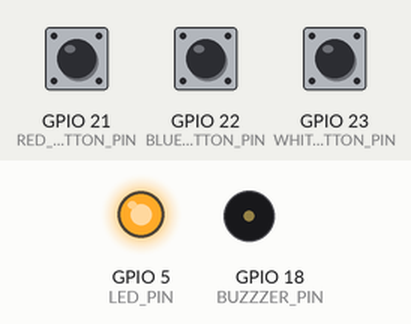
Bench run of a sketch on a simulated ESP32. Shown: output pins drawn as LEDs (lit = HIGH), buzzer (waves = sounding). Dashed ring = blinking. The inputs (shaded band) are chosen by the test bench; at power-on: GPIO 22 (BLUE_BUTTON_PIN) LOW, GPIO 21 (RED_BUTTON_PIN) LOW, GPIO 23 (WHITE_BUTTON_PIN) LOW. WiFi joins after 1.5 s; servers stay silent unless stated; what the sketch prints to the serial monitor is not drawn.

Above: at 2.7 s.
2.8 s: GPIO 22 (BLUE_BUTTON_PIN) pulled HIGH for 0.15 s
At 3.5 s:
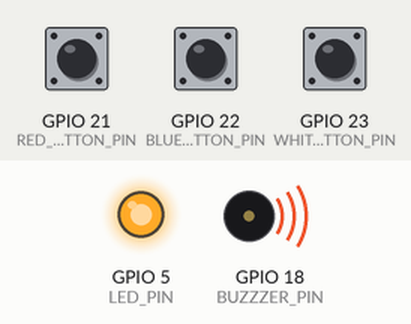
5.9 s: GPIO 21 (RED_BUTTON_PIN) pulled HIGH for 3.2 s
At 6.5 s:
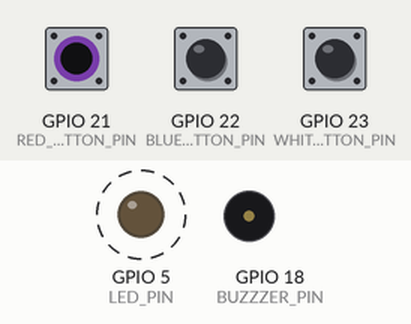
10.6 s: GPIO 21 (RED_BUTTON_PIN) pulled HIGH for 0.15 s
At 11.3 s:
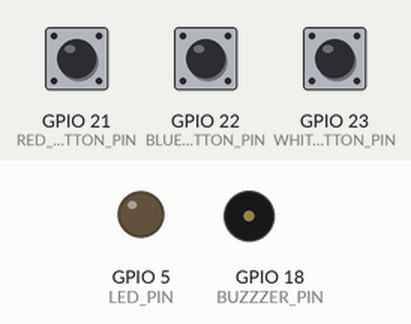
12.2 s: GPIO 21 (RED_BUTTON_PIN) pulled HIGH for 1 s
At 13.6 s:
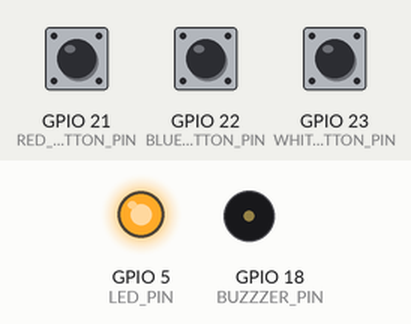
Timing chart, 0 to 15.2 s (numbered marks = the images above; inputs shaded):
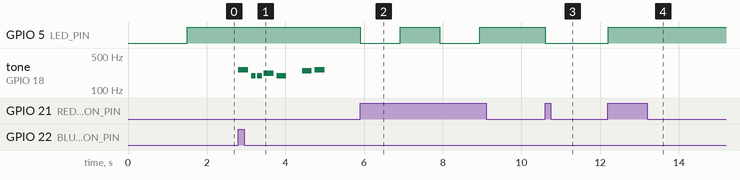

Measured:
- after the input at 2.8 s, tone on GPIO 18 (BUZZZER_PIN): plays 262 Hz for 0.25 s, 196 Hz for 0.12 s, 196 Hz for 0.12 s, 220 Hz for 0.25 s, 196 Hz for 0.25 s, 247 Hz for 0.25 s … (7 notes in this stretch), starting at once
- after the input at 5.9 s, GPIO 5 (LED_PIN): alternates HIGH for 1.0 s and LOW for 1.0 s, starting at once
- after the input at 10.6 s, GPIO 5 (LED_PIN): HIGH → LOW at once
- after the input at 12.2 s, GPIO 5 (LED_PIN): LOW → HIGH at once

The sketch:

MusicServer.ino
```cpp
#include <WiFi.h>
#include <NetworkClient.h>
#include <WebServer.h>
#include <ESPmDNS.h>
#include <vector>
#include "pitches.h"

#define RED_BUTTON_PIN 21
#define BLUE_BUTTON_PIN 22
#define WHITE_BUTTON_PIN 23
#define BUZZZER_PIN 18
#define LED_PIN 5

const char *ssid = ".....";
const char *password = ".....";

WebServer server(80);

const int MELODIES = 1;

std::vector<int> melody[] = { { NOTE_C4, NOTE_G3, NOTE_G3, NOTE_A3, NOTE_G3, 0, NOTE_B3, NOTE_C4 } };

std::vector<int> noteDurations[] = { { 4, 8, 8, 4, 4, 4, 4, 4 } };

bool server_on = true;
int last_music = 0;
String playMusic(int idx) {
  last_music = idx;
  for (int thisNote = 0; thisNote < 8; thisNote++) {
    int noteDuration = 1000 / noteDurations[idx][thisNote];
    tone(BUZZZER_PIN, melody[idx][thisNote], noteDuration);

    int pauseBetweenNotes = noteDuration * 1.30;
    delay(pauseBetweenNotes);
    noTone(BUZZZER_PIN);
    if (digitalRead(WHITE_BUTTON_PIN)) {
      return "Music stopped!";
    }
  }
  return "Music played!";
}

void handleRoot() {
  server.send(200, "text/plain", "hello from esp32!");
}
void handleURLForMusic(int a) {
  server.send(200, "text/plain", "Playing music!");
  playMusic(a);
}
void handleNotFound() {
  server.send(404, "text/plain", "Only domain is /music?m=idx!");
}
void setupServer() {
  server.on("/", handleRoot);

  server.on("/music", []() {
    if (!server_on) {
      server.send(404, "text/plain", "Server is stoped!");
      return;
    }
    int music = MELODIES;
    for (uint8_t i = 0; i < server.args(); ++i) {
      if (server.argName(i) == "m" || server.argName(i) == "music") {
        music = server.arg(i).toInt();
        break;
      }
    }
    if (music >= MELODIES) {
      server.send(404, "text/plain", "You don't specify valid music to play!");
      return;
    }
    server.send(200, "text/plain", playMusic(music));
  });

  server.onNotFound(handleNotFound);

  server.begin();
}
void setup(void) {
  pinMode(BLUE_BUTTON_PIN, INPUT);
  pinMode(WHITE_BUTTON_PIN, INPUT);
  pinMode(RED_BUTTON_PIN, INPUT);
  pinMode(LED_PIN, OUTPUT);

  digitalWrite(LED_PIN, 0);
  Serial.begin(115200);
  WiFi.mode(WIFI_STA);
  WiFi.begin(ssid, password);
  Serial.println("");

  // Wait for connection
  while (WiFi.status() != WL_CONNECTED) {
    delay(500);
    Serial.print(".");
  }
  Serial.println("");
  Serial.print("Connected to ");
  Serial.println(ssid);
  Serial.print("IP address: ");
  Serial.println(WiFi.localIP());

  if (MDNS.begin("esp32")) {
    Serial.println("MDNS responder started");
  }
  digitalWrite(LED_PIN, 1);
  setupServer();
  Serial.println("HTTP server started");
}

void loop(void) {
  server.handleClient();
  if (digitalRead(RED_BUTTON_PIN)) {
    Serial.print("RED\n");
    server_on = !server_on;
    digitalWrite(LED_PIN, server_on);
    delay(1000);
  }
  if (digitalRead(BLUE_BUTTON_PIN) and server_on) {
    playMusic(last_music);
    delay(10);
  }
  delay(10);  //allow the cpu to switch to other tasks
}
```

pitches.h
```cpp
/*************************************************
 * Public Constants
 *************************************************/

#define NOTE_B0  31
#define NOTE_C1  33
#define NOTE_CS1 35
#define NOTE_D1  37
#define NOTE_DS1 39
#define NOTE_E1  41
#define NOTE_F1  44
#define NOTE_FS1 46
#define NOTE_G1  49
#define NOTE_GS1 52
#define NOTE_A1  55
#define NOTE_AS1 58
#define NOTE_B1  62
#define NOTE_C2  65
#define NOTE_CS2 69
#define NOTE_D2  73
#define NOTE_DS2 78
#define NOTE_E2  82
#define NOTE_F2  87
#define NOTE_FS2 93
#define NOTE_G2  98
#define NOTE_GS2 104
#define NOTE_A2  110
#define NOTE_AS2 117
#define NOTE_B2  123
#define NOTE_C3  131
#define NOTE_CS3 139
#define NOTE_D3  147
#define NOTE_DS3 156
#define NOTE_E3  165
#define NOTE_F3  175
#define NOTE_FS3 185
#define NOTE_G3  196
#define NOTE_GS3 208
#define NOTE_A3  220
#define NOTE_AS3 233
#define NOTE_B3  247
#define NOTE_C4  262
#define NOTE_CS4 277
#define NOTE_D4  294
#define NOTE_DS4 311
#define NOTE_E4  330
#define NOTE_F4  349
#define NOTE_FS4 370
#define NOTE_G4  392
#define NOTE_GS4 415
#define NOTE_A4  440
#define NOTE_AS4 466
#define NOTE_B4  494
#define NOTE_C5  523
#define NOTE_CS5 554
#define NOTE_D5  587
#define NOTE_DS5 622
#define NOTE_E5  659
#define NOTE_F5  698
#define NOTE_FS5 740
#define NOTE_G5  784
#define NOTE_GS5 831
#define NOTE_A5  880
#define NOTE_AS5 932
#define NOTE_B5  988
#define NOTE_C6  1047
#define NOTE_CS6 1109
#define NOTE_D6  1175
#define NOTE_DS6 1245
#define NOTE_E6  1319
#define NOTE_F6  1397
#define NOTE_FS6 1480
#define NOTE_G6  1568
#define NOTE_GS6 1661
#define NOTE_A6  1760
#define NOTE_AS6 1865
#define NOTE_B6  1976
#define NOTE_C7  2093
#define NOTE_CS7 2217
#define NOTE_D7  2349
#define NOTE_DS7 2489
#define NOTE_E7  2637
#define NOTE_F7  2794
#define NOTE_FS7 2960
#define NOTE_G7  3136
#define NOTE_GS7 3322
#define NOTE_A7  3520
#define NOTE_AS7 3729
#define NOTE_B7  3951
#define NOTE_C8  4186
#define NOTE_CS8 4435
#define NOTE_D8  4699
#define NOTE_DS8 4978
```
